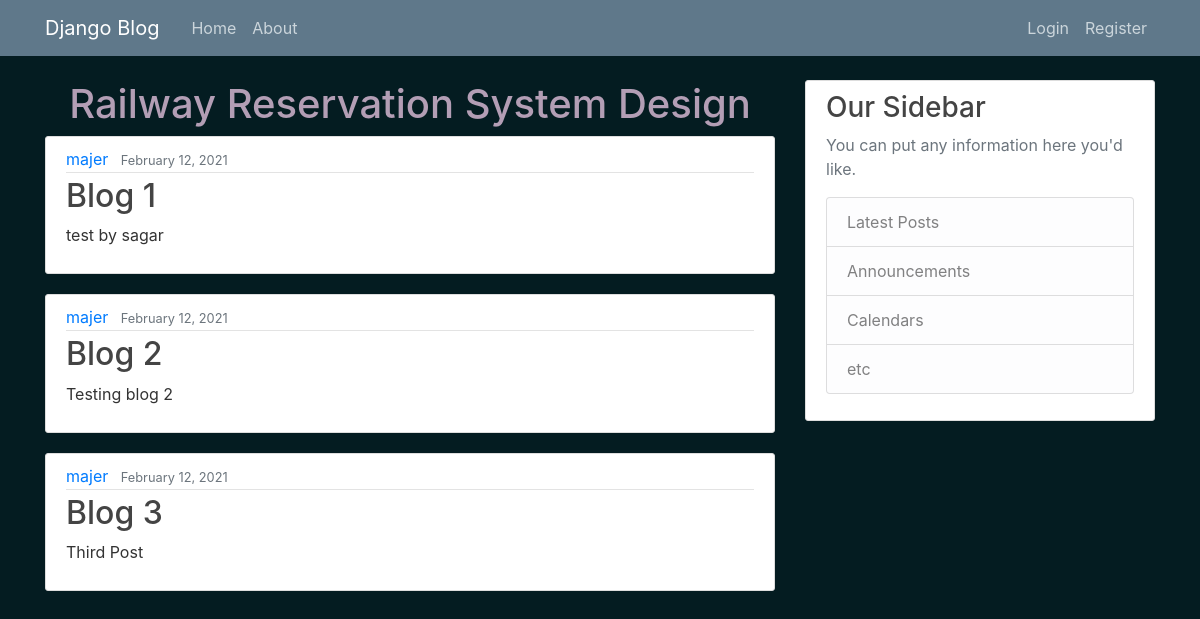
The app's page /, older data.
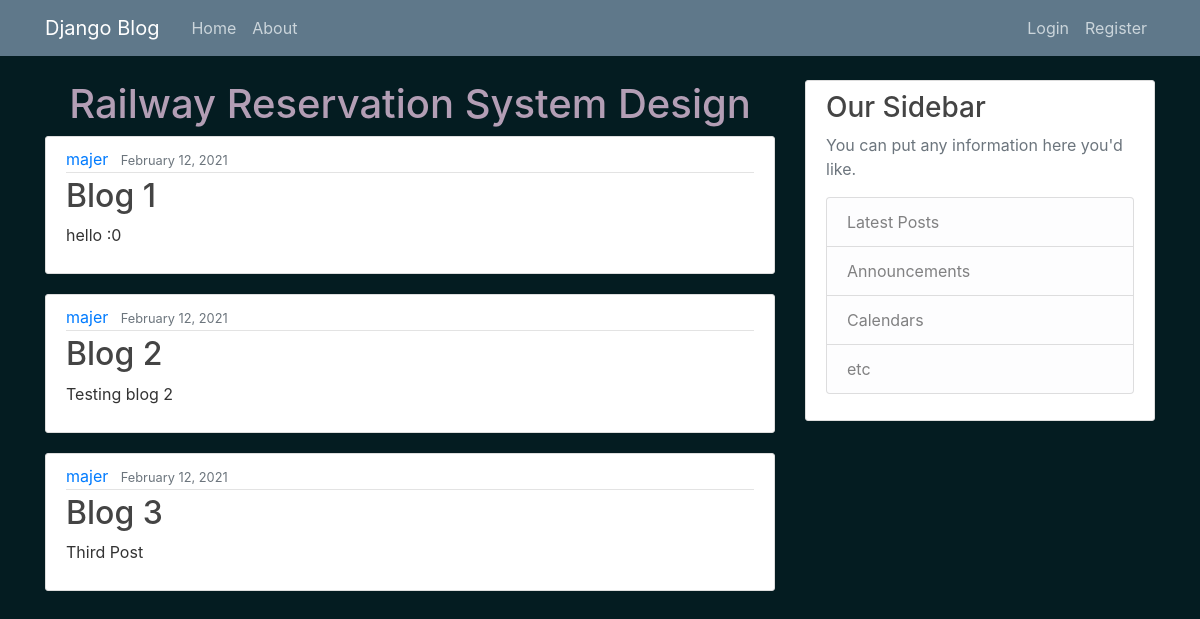
The same page, newer data.
### blog/models.py (models this page shows, shortened)
class Post(models.Model):
    title = models.CharField(max_length=100)
    content = models.TextField()
    date = models.DateTimeField(default=timezone.now)
    author = models.ForeignKey(User,on_delete= models.CASCADE)

### blog/views.py (the view)
# urls.py: path('', views.home, name = 'blog-home'),
def home(request):
    context = { 'posts': Post.objects.all()}
    return render(request, 'blog/home.html',context)

### blog/templates/blog/home.html
{%extends "blog/base.html" %}
{%block content%}
        <h1 style = "text-align: center; color: #B39EB5">Railway Reservation System Design</h1>
    {%for post in posts%}
        <article class="media content-section back">
          <div class="media-body">
            <div class="article-metadata">
              <a class="mr-2" href="#">{{ post.author }}</a>
              <small class="text-muted">{{ post.date|date:"F d, Y" }}</small>
            </div>
            <h2><a class="article-title" href="#">{{ post.title }}</a></h2>
            <p class="article-content">{{ post.content }}</p>
          </div>
        </article>
    {%endfor%}
{%endblock content%}

Row changes from the older to the newer data that the page shows:
changed Post "Blog 1": content "test by sagar" → "hello :0"
